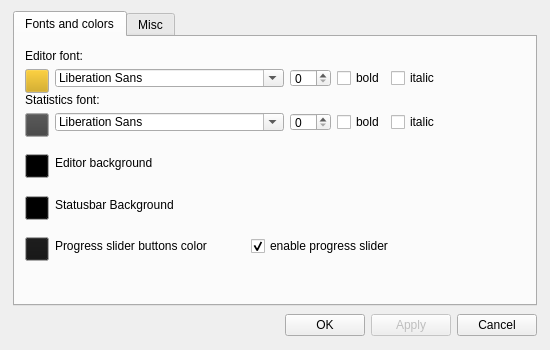
<ui version="4.0" >
 <class>OptionsDialog</class>
 <widget class="QWidget" name="OptionsDialog" >
  <property name="geometry" >
   <rect>
    <x>0</x>
    <y>0</y>
    <width>550</width>
    <height>350</height>
   </rect>
  </property>
  <property name="sizePolicy" >
   <sizepolicy vsizetype="Preferred" hsizetype="Preferred" >
    <horstretch>0</horstretch>
    <verstretch>0</verstretch>
   </sizepolicy>
  </property>
  <property name="minimumSize" >
   <size>
    <width>550</width>
    <height>350</height>
   </size>
  </property>
  <property name="maximumSize" >
   <size>
    <width>16777215</width>
    <height>16777215</height>
   </size>
  </property>
  <property name="windowTitle" >
   <string>Options</string>
  </property>
  <property name="autoFillBackground" >
   <bool>true</bool>
  </property>
  <property name="styleSheet" >
   <string/>
  </property>
  <layout class="QVBoxLayout" >
   <item>
    <layout class="QHBoxLayout" >
     <item>
      <spacer>
       <property name="orientation" >
        <enum>Qt::Horizontal</enum>
       </property>
       <property name="sizeType" >
        <enum>QSizePolicy::Minimum</enum>
       </property>
       <property name="sizeHint" >
        <size>
         <width>2</width>
         <height>20</height>
        </size>
       </property>
      </spacer>
     </item>
     <item>
      <widget class="QTabWidget" name="tabWidget" >
       <property name="sizePolicy" >
        <sizepolicy vsizetype="Expanding" hsizetype="Minimum" >
         <horstretch>0</horstretch>
         <verstretch>0</verstretch>
        </sizepolicy>
       </property>
       <property name="maximumSize" >
        <size>
         <width>640</width>
         <height>16777215</height>
        </size>
       </property>
       <property name="currentIndex" >
        <number>0</number>
       </property>
       <widget class="QWidget" name="tab" >
        <attribute name="title" >
         <string>Fonts and colors</string>
        </attribute>
        <widget class="QWidget" name="" >
         <property name="geometry" >
          <rect>
           <x>10</x>
           <y>12</y>
           <width>415</width>
           <height>224</height>
          </rect>
         </property>
         <layout class="QVBoxLayout" >
          <item>
           <widget class="QLabel" name="editorFontLabel" >
            <property name="text" >
             <string>Editor font:</string>
            </property>
           </widget>
          </item>
          <item>
           <layout class="QHBoxLayout" >
            <item>
             <widget class="QPushButton" name="pbEditorColor" >
              <property name="sizePolicy" >
               <sizepolicy vsizetype="Fixed" hsizetype="Fixed" >
                <horstretch>0</horstretch>
                <verstretch>0</verstretch>
               </sizepolicy>
              </property>
              <property name="minimumSize" >
               <size>
                <width>24</width>
                <height>24</height>
               </size>
              </property>
              <property name="maximumSize" >
               <size>
                <width>24</width>
                <height>24</height>
               </size>
              </property>
              <property name="palette" >
               <palette>
                <active>
                 <colorrole role="Button" >
                  <brush brushstyle="SolidPattern" >
                   <color alpha="255" >
                    <red>208</red>
                    <green>161</green>
                    <blue>0</blue>
                   </color>
                  </brush>
                 </colorrole>
                </active>
                <inactive>
                 <colorrole role="Button" >
                  <brush brushstyle="SolidPattern" >
                   <color alpha="255" >
                    <red>208</red>
                    <green>161</green>
                    <blue>0</blue>
                   </color>
                  </brush>
                 </colorrole>
                </inactive>
                <disabled>
                 <colorrole role="Button" >
                  <brush brushstyle="SolidPattern" >
                   <color alpha="255" >
                    <red>208</red>
                    <green>161</green>
                    <blue>0</blue>
                   </color>
                  </brush>
                 </colorrole>
                </disabled>
               </palette>
              </property>
              <property name="toolTip" >
               <string>Editor text color</string>
              </property>
              <property name="autoFillBackground" >
               <bool>false</bool>
              </property>
              <property name="text" >
               <string/>
              </property>
             </widget>
            </item>
            <item>
             <widget class="QFontComboBox" name="editorFontComboBox" />
            </item>
            <item>
             <widget class="QSpinBox" name="editorSpinBox" />
            </item>
            <item>
             <layout class="QHBoxLayout" >
              <item>
               <widget class="QCheckBox" name="editorBoldCheckBox" >
                <property name="text" >
                 <string>bold</string>
                </property>
               </widget>
              </item>
              <item>
               <widget class="QCheckBox" name="editorItalicCheckBox" >
                <property name="text" >
                 <string>italic</string>
                </property>
               </widget>
              </item>
             </layout>
            </item>
           </layout>
          </item>
          <item>
           <widget class="QLabel" name="statusbarFontLabel" >
            <property name="text" >
             <string>Statistics font:</string>
            </property>
           </widget>
          </item>
          <item>
           <layout class="QHBoxLayout" >
            <item>
             <widget class="QPushButton" name="pbStatusBarColor" >
              <property name="sizePolicy" >
               <sizepolicy vsizetype="Fixed" hsizetype="Fixed" >
                <horstretch>0</horstretch>
                <verstretch>0</verstretch>
               </sizepolicy>
              </property>
              <property name="minimumSize" >
               <size>
                <width>24</width>
                <height>24</height>
               </size>
              </property>
              <property name="maximumSize" >
               <size>
                <width>24</width>
                <height>24</height>
               </size>
              </property>
              <property name="palette" >
               <palette>
                <active>
                 <colorrole role="Button" >
                  <brush brushstyle="SolidPattern" >
                   <color alpha="255" >
                    <red>64</red>
                    <green>64</green>
                    <blue>64</blue>
                   </color>
                  </brush>
                 </colorrole>
                </active>
                <inactive>
                 <colorrole role="Button" >
                  <brush brushstyle="SolidPattern" >
                   <color alpha="255" >
                    <red>64</red>
                    <green>64</green>
                    <blue>64</blue>
                   </color>
                  </brush>
                 </colorrole>
                </inactive>
                <disabled>
                 <colorrole role="Button" >
                  <brush brushstyle="SolidPattern" >
                   <color alpha="255" >
                    <red>64</red>
                    <green>64</green>
                    <blue>64</blue>
                   </color>
                  </brush>
                 </colorrole>
                </disabled>
               </palette>
              </property>
              <property name="toolTip" >
               <string>Status bar text color</string>
              </property>
              <property name="text" >
               <string/>
              </property>
             </widget>
            </item>
            <item>
             <widget class="QFontComboBox" name="statusbarFontComboBox" />
            </item>
            <item>
             <widget class="QSpinBox" name="statusbarSpinBox" />
            </item>
            <item>
             <layout class="QHBoxLayout" >
              <item>
               <widget class="QCheckBox" name="statusbarBoldCheckBox" >
                <property name="text" >
                 <string>bold</string>
                </property>
               </widget>
              </item>
              <item>
               <widget class="QCheckBox" name="statusbarItalicCheckBox" >
                <property name="text" >
                 <string>italic</string>
                </property>
               </widget>
              </item>
             </layout>
            </item>
           </layout>
          </item>
          <item>
           <spacer>
            <property name="orientation" >
             <enum>Qt::Vertical</enum>
            </property>
            <property name="sizeType" >
             <enum>QSizePolicy::Fixed</enum>
            </property>
            <property name="sizeHint" >
             <size>
              <width>413</width>
              <height>20</height>
             </size>
            </property>
           </spacer>
          </item>
          <item>
           <layout class="QHBoxLayout" >
            <item>
             <widget class="QPushButton" name="pbEditorBackColor" >
              <property name="sizePolicy" >
               <sizepolicy vsizetype="Fixed" hsizetype="Fixed" >
                <horstretch>0</horstretch>
                <verstretch>0</verstretch>
               </sizepolicy>
              </property>
              <property name="minimumSize" >
               <size>
                <width>24</width>
                <height>24</height>
               </size>
              </property>
              <property name="maximumSize" >
               <size>
                <width>24</width>
                <height>24</height>
               </size>
              </property>
              <property name="palette" >
               <palette>
                <active>
                 <colorrole role="Button" >
                  <brush brushstyle="SolidPattern" >
                   <color alpha="255" >
                    <red>0</red>
                    <green>0</green>
                    <blue>0</blue>
                   </color>
                  </brush>
                 </colorrole>
                </active>
                <inactive>
                 <colorrole role="Button" >
                  <brush brushstyle="SolidPattern" >
                   <color alpha="255" >
                    <red>0</red>
                    <green>0</green>
                    <blue>0</blue>
                   </color>
                  </brush>
                 </colorrole>
                </inactive>
                <disabled>
                 <colorrole role="Button" >
                  <brush brushstyle="SolidPattern" >
                   <color alpha="255" >
                    <red>0</red>
                    <green>0</green>
                    <blue>0</blue>
                   </color>
                  </brush>
                 </colorrole>
                </disabled>
               </palette>
              </property>
              <property name="toolTip" >
               <string>Editor background color</string>
              </property>
              <property name="text" >
               <string/>
              </property>
             </widget>
            </item>
            <item>
             <widget class="QLabel" name="label" >
              <property name="text" >
               <string>Editor background</string>
              </property>
             </widget>
            </item>
           </layout>
          </item>
 		<item>
           <spacer>
            <property name="orientation" >
             <enum>Qt::Vertical</enum>
            </property>
            <property name="sizeType" >
             <enum>QSizePolicy::Fixed</enum>
            </property>
            <property name="sizeHint" >
             <size>
              <width>413</width>
              <height>20</height>
             </size>
            </property>
           </spacer>
          </item>
        


		<item>
           <layout class="QHBoxLayout" >
            <item>
             <widget class="QPushButton" name="pbStatusBarBgColor" >
              <property name="sizePolicy" >
               <sizepolicy vsizetype="Fixed" hsizetype="Fixed" >
                <horstretch>0</horstretch>
                <verstretch>0</verstretch>
               </sizepolicy>
              </property>
              <property name="minimumSize" >
               <size>
                <width>24</width>
                <height>24</height>
               </size>
              </property>
              <property name="maximumSize" >
               <size>
                <width>24</width>
                <height>24</height>
               </size>
              </property>
              <property name="palette" >
               <palette>
                <active>
                 <colorrole role="Button" >
                  <brush brushstyle="SolidPattern" >
                   <color alpha="255" >
                    <red>0</red>
                    <green>0</green>
                    <blue>0</blue>
                   </color>
                  </brush>
                 </colorrole>
                </active>
                <inactive>
                 <colorrole role="Button" >
                  <brush brushstyle="SolidPattern" >
                   <color alpha="255" >
                    <red>0</red>
                    <green>0</green>
                    <blue>0</blue>
                   </color>
                  </brush>
                 </colorrole>
                </inactive>
                <disabled>
                 <colorrole role="Button" >
                  <brush brushstyle="SolidPattern" >
                   <color alpha="255" >
                    <red>0</red>
                    <green>0</green>
                    <blue>0</blue>
                   </color>
                  </brush>
                 </colorrole>
                </disabled>
               </palette>
              </property>
              <property name="toolTip" >
               <string>Statusbar Background color</string>
              </property>
              <property name="text" >
               <string/>
              </property>
             </widget>
            </item>
            <item>
             <widget class="QLabel" name="label" >
              <property name="text" >
               <string>Statusbar Background</string>
              </property>
             </widget>
            </item>
           </layout>
          </item>

          <item>
           <spacer>
            <property name="orientation" >
             <enum>Qt::Vertical</enum>
            </property>
            <property name="sizeType" >
             <enum>QSizePolicy::Fixed</enum>
            </property>
            <property name="sizeHint" >
             <size>
              <width>413</width>
              <height>20</height>
             </size>
            </property>
           </spacer>
          </item>
          <item>
           <layout class="QHBoxLayout" >
            <item>
             <widget class="QPushButton" name="pbScrollBarColor" >
              <property name="sizePolicy" >
               <sizepolicy vsizetype="Fixed" hsizetype="Fixed" >
                <horstretch>0</horstretch>
                <verstretch>0</verstretch>
               </sizepolicy>
              </property>
              <property name="minimumSize" >
               <size>
                <width>24</width>
                <height>24</height>
               </size>
              </property>
              <property name="maximumSize" >
               <size>
                <width>24</width>
                <height>24</height>
               </size>
              </property>
              <property name="palette" >
               <palette>
                <active>
                 <colorrole role="Button" >
                  <brush brushstyle="SolidPattern" >
                   <color alpha="255" >
                    <red>20</red>
                    <green>20</green>
                    <blue>20</blue>
                   </color>
                  </brush>
                 </colorrole>
                </active>
                <inactive>
                 <colorrole role="Button" >
                  <brush brushstyle="SolidPattern" >
                   <color alpha="255" >
                    <red>20</red>
                    <green>20</green>
                    <blue>20</blue>
                   </color>
                  </brush>
                 </colorrole>
                </inactive>
                <disabled>
                 <colorrole role="Button" >
                  <brush brushstyle="SolidPattern" >
                   <color alpha="255" >
                    <red>20</red>
                    <green>20</green>
                    <blue>20</blue>
                   </color>
                  </brush>
                 </colorrole>
                </disabled>
               </palette>
              </property>
              <property name="toolTip" >
               <string>Progress slider buttons color</string>
              </property>
             </widget>
            </item>
            <item>
             <widget class="QLabel" name="scrollBarColorLabel" >
              <property name="enabled" >
               <bool>true</bool>
              </property>
              <property name="text" >
               <string>Progress slider buttons color</string>
              </property>
             </widget>
            </item>
            <item>
             <widget class="QCheckBox" name="scrollBarCheckBox" >
              <property name="text" >
               <string>enable progress slider</string>
              </property>
              <property name="checked" >
               <bool>true</bool>
              </property>
             </widget>
            </item>
           </layout>
		</item>
		<item>
           <spacer>
            <property name="orientation" >
             <enum>Qt::Vertical</enum>
            </property>
            <property name="sizeType" >
             <enum>QSizePolicy::Fixed</enum>
            </property>
            <property name="sizeHint" >
             <size>
              <width>413</width>
              <height>20</height>
             </size>
            </property>
           </spacer>
          </item>

         </layout>
        </widget>
       </widget>
       <widget class="QWidget" name="tab_2" >
        <attribute name="title" >
         <string>Misc</string>
        </attribute>
        <widget class="QWidget" name="layoutWidget" >
         <property name="geometry" >
          <rect>
           <x>10</x>
           <y>18</y>
           <width>198</width>
           <height>221</height>
          </rect>
         </property>
         <layout class="QVBoxLayout" >
          <item>
           <widget class="QCheckBox" name="fullScreenCheckBox" >
            <property name="text" >
             <string>Run TextRoom in fullscreen</string>
            </property>
           </widget>
          </item>
          <item>
           <widget class="QCheckBox" name="loadOnStartCheckBox" >
            <property name="text" >
             <string>Load last document on startup</string>
            </property>
           </widget>
          </item>
          <item>
           <layout class="QHBoxLayout" >
            <item>
             <spacer>
              <property name="orientation" >
               <enum>Qt::Horizontal</enum>
              </property>
              <property name="sizeType" >
               <enum>QSizePolicy::Fixed</enum>
              </property>
              <property name="sizeHint" >
               <size>
                <width>30</width>
                <height>20</height>
               </size>
              </property>
             </spacer>
            </item>
            <item>
             <widget class="QCheckBox" name="saveCursorCheckBox" >
              <property name="whatsThis" >
               <string>&lt;html>&lt;head>&lt;meta name="qrichtext" content="1" />&lt;style type="text/css">
p, li { white-space: pre-wrap; }
&lt;/style>&lt;/head>&lt;body style=" font-family:'Sans Serif'; font-size:9pt; font-weight:400; font-style:normal;">
&lt;p style=" margin-top:0px; margin-bottom:0px; margin-left:0px; margin-right:0px; -qt-block-indent:0; text-indent:0px;">Flow Mode disables deletions from backspace, delete key and cuttings. This is done to help you focus on writing, instead of correcting minor typos. Typos and other editing can be done in a later stage.&lt;/p>&lt;/body>&lt;/html></string>
              </property>
              <property name="text" >
               <string>Restore cursor position</string>
              </property>
             </widget>
            </item>
           </layout>
          </item>
          <item>
           <widget class="QCheckBox" name="splashScreenCheckBox" >
            <property name="text" >
             <string>Show splash screen</string>
            </property>
           </widget>
          </item>
          <item>
           <widget class="QCheckBox" name="autoSaveCheckBox" >
            <property name="text" >
             <string>Auto save</string>
            </property>
           </widget>
          </item>
          <item>
           <widget class="QCheckBox" name="flowModeCheckBox" >
            <property name="whatsThis" >
             <string>&lt;html>&lt;head>&lt;meta name="qrichtext" content="1" />&lt;style type="text/css">
p, li { white-space: pre-wrap; }
&lt;/style>&lt;/head>&lt;body style=" font-family:'Sans Serif'; font-size:9pt; font-weight:400; font-style:normal;">
&lt;p style=" margin-top:0px; margin-bottom:0px; margin-left:0px; margin-right:0px; -qt-block-indent:0; text-indent:0px;">Flow Mode disables deletions from backspace, delete key and cuttings. This is done to help you focus on writing, instead of correcting minor typos. Typos and other editing can be done in a later stage.&lt;/p>&lt;/body>&lt;/html></string>
            </property>
            <property name="text" >
             <string>Flow mode (no deletions)</string>
            </property>
           </widget>
          </item>

	   <item>
	    <layout class="QHBoxLayout" >
  		<item>
           <widget class="QCheckBox" name="soundCheckBox" >
            <property name="text" >
             <string>Enable Sound</string>
              </property>
              <property name="checked" >
               <bool>true</bool>
              </property>
             </widget>
            </item>
		</layout>
		</item>
        
         </layout>
        </widget>
       </widget>
      </widget>
     </item>
     <item>
      <spacer>
       <property name="orientation" >
        <enum>Qt::Horizontal</enum>
       </property>
       <property name="sizeType" >
        <enum>QSizePolicy::Minimum</enum>
       </property>
       <property name="sizeHint" >
        <size>
         <width>2</width>
         <height>20</height>
        </size>
       </property>
      </spacer>
     </item>
    </layout>
   </item>
   <item>
    <layout class="QHBoxLayout" >
     <item>
      <spacer>
       <property name="orientation" >
        <enum>Qt::Horizontal</enum>
       </property>
       <property name="sizeType" >
        <enum>QSizePolicy::Expanding</enum>
       </property>
       <property name="sizeHint" >
        <size>
         <width>261</width>
         <height>27</height>
        </size>
       </property>
      </spacer>
     </item>
     <item>
      <widget class="QPushButton" name="pushButtonOK" >
       <property name="text" >
        <string>OK</string>
       </property>
      </widget>
     </item>
     <item>
      <widget class="QPushButton" name="pushButtonApply" >
       <property name="enabled" >
        <bool>false</bool>
       </property>
       <property name="text" >
        <string>Apply</string>
       </property>
      </widget>
     </item>
     <item>
      <widget class="QPushButton" name="pushButtonCancel" >
       <property name="text" >
        <string>Cancel</string>
       </property>
      </widget>
     </item>
     <item>
      <spacer>
       <property name="orientation" >
        <enum>Qt::Horizontal</enum>
       </property>
       <property name="sizeType" >
        <enum>QSizePolicy::Minimum</enum>
       </property>
       <property name="sizeHint" >
        <size>
         <width>2</width>
         <height>27</height>
        </size>
       </property>
      </spacer>
     </item>
    </layout>
   </item>
  </layout>
 </widget>
 <tabstops>
  <tabstop>pushButtonOK</tabstop>
  <tabstop>pushButtonApply</tabstop>
  <tabstop>pushButtonCancel</tabstop>
  <tabstop>pbEditorColor</tabstop>
  <tabstop>editorFontComboBox</tabstop>
  <tabstop>editorSpinBox</tabstop>
  <tabstop>editorBoldCheckBox</tabstop>
  <tabstop>editorItalicCheckBox</tabstop>
  <tabstop>pbStatusBarColor</tabstop>
  <tabstop>statusbarFontComboBox</tabstop>
  <tabstop>statusbarSpinBox</tabstop>
  <tabstop>statusbarBoldCheckBox</tabstop>
  <tabstop>statusbarItalicCheckBox</tabstop>
  <tabstop>pbEditorBackColor</tabstop>
  <tabstop>pbStatusBarBgColor</tabstop>
  <tabstop>soundCheckBox</tabstop>
  <tabstop>fullScreenCheckBox</tabstop>
  <tabstop>loadOnStartCheckBox</tabstop>
  <tabstop>splashScreenCheckBox</tabstop>
  <tabstop>autoSaveCheckBox</tabstop>
 </tabstops>
 <resources/>
 <connections>
  <connection>
   <sender>pushButtonCancel</sender>
   <signal>clicked()</signal>
   <receiver>OptionsDialog</receiver>
   <slot>close()</slot>
   <hints>
    <hint type="sourcelabel" >
     <x>527</x>
     <y>339</y>
    </hint>
    <hint type="destinationlabel" >
     <x>249</x>
     <y>159</y>
    </hint>
   </hints>
  </connection>
  <connection>
   <sender>pushButtonOK</sender>
   <signal>clicked()</signal>
   <receiver>OptionsDialog</receiver>
   <slot>close()</slot>
   <hints>
    <hint type="sourcelabel" >
     <x>357</x>
     <y>339</y>
    </hint>
    <hint type="destinationlabel" >
     <x>249</x>
     <y>159</y>
    </hint>
   </hints>
  </connection>
  <connection>
   <sender>loadOnStartCheckBox</sender>
   <signal>toggled(bool)</signal>
   <receiver>saveCursorCheckBox</receiver>
   <slot>setEnabled(bool)</slot>
   <hints>
    <hint type="sourcelabel" >
     <x>301</x>
     <y>118</y>
    </hint>
    <hint type="destinationlabel" >
     <x>340</x>
     <y>156</y>
    </hint>
   </hints>
  </connection>
 </connections>
</ui>
